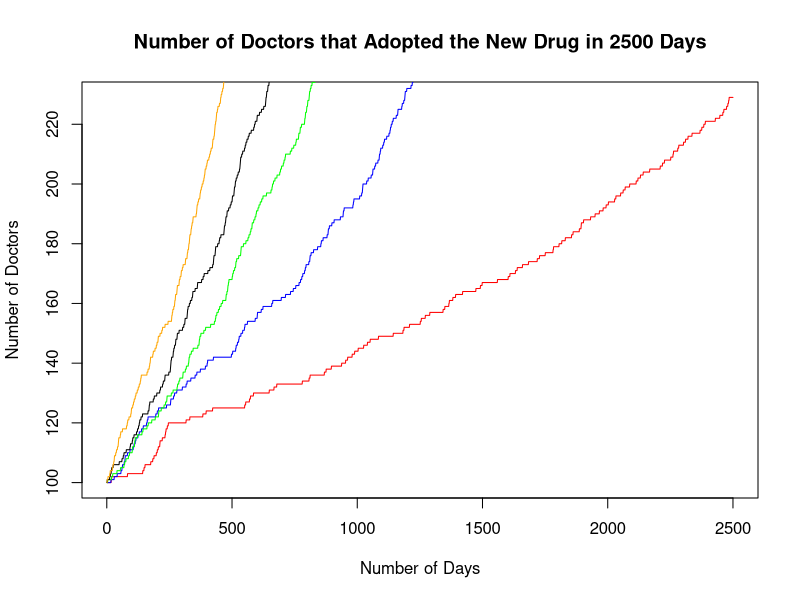

Write R code to recreate this figure.
# Homework 6
# Stat 133, Lec 2, Spring 2015
# Due : Friday March 20th by 5 pm

# Review the slides on simulations for this assignment.

# Consider the following model on use of a new drug:
# We have a population of doctors, population size : <n.doctors>
# Every doctor has either adopted the use of a new drug, or not (0/1 status)
# Now write a function that runs a simulation for a period of :
# <n.days> where
# - every day exactly two _random_ doctors meet
# - if one has adopted but the other one has not then the
#   holdout adopts the use of the drug with probability p
# Return a matrix that shows for each day which doctors have adopted
# the use of the drug.

# Input varibles are
# <n.days> : the number of days the simulation should be run for
# <n.doctors> : total number of doctors 
# <initial.doctors> : a 0/1 vector of length <n.doctors>, 1 for adopters
# <p> : the probability that the non-adopter adopts the drug.

# Ouput variable
# <has_adopted> : matrix with <n.doctors> rows and <n.days> columns
#                 i.e. one row for each doctor
#                 the entries are 0 for days where the doctor is a
#                 non-adopter, else 1 (so once a row turns to 1 it stays as 1).

sim.doctors <- function(initial.doctors, n.doctors, n.days, p){
  m=matrix(
    sample(initial.doctors,n.doctors),
    ncol=n.days,
    nrow=n.doctors
  )
  for (i in 2:n.days){
    a=sample(1:n.doctors,2)
    b=m[a,i]
    if (1 %in% b & 0 %in% b){
      c=sample(0:1,1,prob=c(1-p,p))
      if (c==1){
        m[a[1],i:n.days]=1
        m[a[2],i:n.days]=1
      }
    }  
  }
  return(m)
}

  # Set up the output variable, define it as a matrix then use initial.doctors
  # to set the first column (day)

  # Run a simulation for <n.days> (use a for loop).  In the loop:
  # 1) pick two random doctors
  # 2) check if one has adopted the other hasn't
  # 3) convert the non-adopter with probability p

  # return the output


# When you test your function you have to generate <initial.doctors> and
# pick values for the other input parameters.

set.seed(42)
# Generate a value for <initial.doctors> that has 10% 1s and 90% 0s.
# Run your function for at least 5 different values of <p> and plot
# on x-axis: days,
# on y-axis : the number of doctors that have already adopted the drug, on that day
# Put all 5 lines in one figure (e.g. use first plot() then lines() for the subsequent lines)
initial.doctors=c(rep(1,100),rep(0,900))
n.doctors=1000
n.days=2500
test=list(
  sim.doctors(initial.doctors,n.doctors,n.days,.2),
  sim.doctors(initial.doctors,n.doctors,n.days,.4),
  sim.doctors(initial.doctors,n.doctors,n.days,.6),
  sim.doctors(initial.doctors,n.doctors,n.days,.8),
  sim.doctors(initial.doctors,n.doctors,n.days,1)
  )

plot(x=1:n.days,y=colSums(test[[1]]),type="l",col="red",main="Number of Doctors that Adopted the New Drug in 2500 Days",xlab="Number of Days",ylab="Number of Doctors")
lines(x=1:n.days,y=colSums(test[[2]]),col="blue")
lines(x=1:n.days,y=colSums(test[[3]]),col="green")
lines(x=1:n.days,y=colSums(test[[4]]),col="black")
lines(x=1:n.days,y=colSums(test[[5]]),col="orange")
